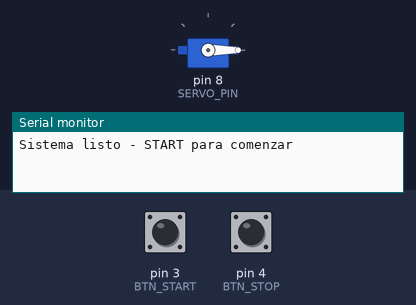
The sketch below on a simulated Arduino Uno, built with avr-gcc and run on an emulated ATmega328P. On the bench: servo, the last lines printed to the serial monitor. The inputs (shaded band) are chosen by the test bench; at power-on: pin 3 (BTN_START) HIGH, pin 4 (BTN_STOP) HIGH. No radio packets arrive unless stated.

Above: at 2.2 s.
2.3 s: pin 3 (BTN_START) pulled LOW for 0.15 s
At 3.5 s:
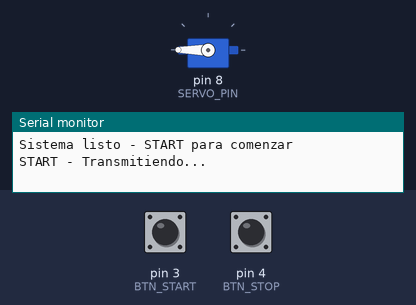
3.9 s: pin 4 (BTN_STOP) pulled LOW for 0.15 s
At 5.0 s:
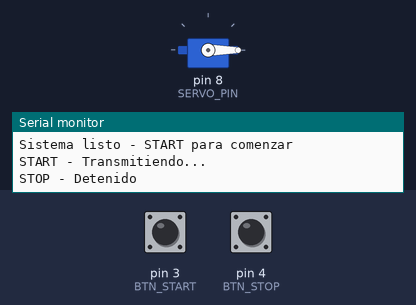
5.7 s: pin 3 (BTN_START) pulled LOW for 1 s
At 6.4 s:
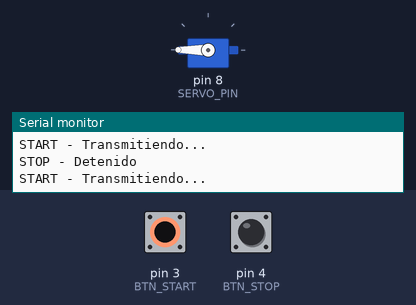
14.1 s: pin 4 (BTN_STOP) pulled LOW for 1 s
At 15.5 s:
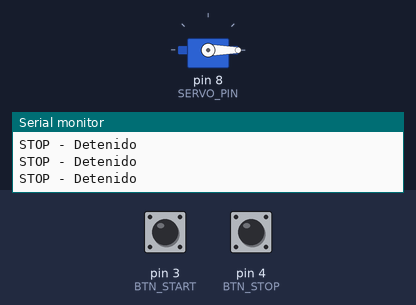
Timing chart, 0 to 17.1 s (numbered marks = the images above; inputs shaded):
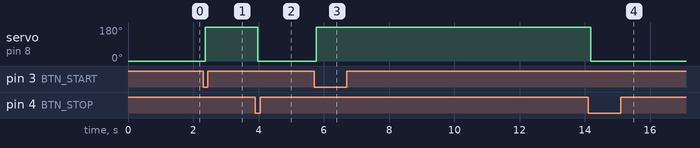

Measured:
- after the input at 2.3 s, servo on pin 8 (SERVO_PIN): 0° → 180° after 0.07 s
- after the input at 3.9 s, servo on pin 8 (SERVO_PIN): 180° → 0° after 0.07 s
- after the input at 5.7 s, servo on pin 8 (SERVO_PIN): 0° → 180° after 0.07 s
- after the input at 14.1 s, servo on pin 8 (SERVO_PIN): 180° → 0° after 0.08 s

The sketch:

cansat_tx_original.ino
```cpp
#include <LoRa.h>
#include <Servo.h>
#include <DHT.h>
#include <SoftwareSerial.h>


#define BTN_START 3
#define BTN_STOP 4
#define SERVO_PIN 8
#define DHT_PIN 6
#define GPS_TX A0
#define GPS_RX A1

// Objetos
Servo servo;
DHT dht(DHT_PIN, DHT22);

// Variables
enum SystemState {
  STATE_START,
  STATE_LAUNCH,
  STATE_END
};
const char* STATES[] = {
  "start",
  "launch",
  "end"
};
SystemState stateCurrent = STATE_START;
unsigned long timestamp = 0;
String ADMIN_KEY = "playboi";
String launch_id = "";
bool transmitting = false;
unsigned long lastSendTime = 0;
bool requesting_id = false;

// Variables para el parpadeo del LED
unsigned long lastBlinkTime = 0;
bool ledState = false;

// XOR Encryption
const byte XOR_KEYS[] = {0x2A, 0x4F, 0x31, 0x5C};
const int KEY_LENGTH = 4;


String xorEncrypt(const String& input) {
  String encrypted = "";
  for (int i = 0; i < input.length(); i++) {
    byte encryptedByte = input[i] ^ XOR_KEYS[i % KEY_LENGTH];
    // Convertir a hexadecimal para evitar caracteres problemáticos
    char hex[3];
    sprintf(hex, "%02X", encryptedByte);
    encrypted += hex;
  }
  return encrypted;
}

String xorDecrypt(const String& input) {
  String decrypted = "";
  for (int i = 0; i < input.length(); i += 2) {
    String hexByte = input.substring(i, i + 2);
    byte encryptedByte = strtol(hexByte.c_str(), NULL, 16);
    decrypted += (char)(encryptedByte ^ XOR_KEYS[(i/2) % KEY_LENGTH]);
  }
  return decrypted;
}

void setup() {
  Serial.begin(9600);
  delay(1000);

  // Configurar pines
  pinMode(BTN_START, INPUT_PULLUP);
  pinMode(BTN_STOP, INPUT_PULLUP);

  // Inicializar componentes
  servo.attach(SERVO_PIN);
  servo.write(0);
  dht.begin();

  // Inicializar LoRa
  LoRa.begin(433E6);
  Serial.println("Sistema listo - START para comenzar");
}

void loop() {
  // Leer botones
  start();
  stop();


  // Lógica de transmisión con control de tiempo
  unsigned long currentTime = millis();

  if (transmitting) {
    if (requesting_id) {
      // Solicitar ID cada 2 segundos
      if (currentTime - lastSendTime >= 2000) {
        cansatReqId();
        Serial.println("TX...REQUESTING_ID");
        lastSendTime = currentTime;
        delay(100);
        receive();

      }
    } else if (launch_id != "") {
      // Transmitir datos cada 1 segundo
      if (currentTime - lastSendTime >= 1000) {
        sendLaunchData();
        Serial.println("TX...LAUNCH_DATA");
        lastSendTime = currentTime;
      }
    } else {
      // Si no tenemos ID pero no estamos solicitando, comenzar a solicitar
      requesting_id = true;
      lastSendTime = currentTime;
    }
  }

  delay(50);
}

void start() {
  if (digitalRead(BTN_START) == LOW) {
    delay(50); // Debounce
    if (digitalRead(BTN_START) == LOW) {
      transmitting = true;
      requesting_id = true;
      lastSendTime = millis();
      moveServo(180);
      Serial.println("START - Transmitiendo...");
    }
  }
}

void stop() {
  if (digitalRead(BTN_STOP) == LOW) {
    delay(50); // Debounce
    if (digitalRead(BTN_STOP) == LOW) {
      transmitting = false;
      requesting_id = false;
      moveServo(0);
      launch_id = "";
      Serial.println("STOP - Detenido");
    }
  }
}

void sendLaunchData() {
  timestamp = millis();
  float temperature = dht.readTemperature();
  float humidity = dht.readHumidity();

  String message = "[" + ADMIN_KEY + "|" + launch_id + "|" + STATES[stateCurrent] + "|" + timestamp + "|";


  if (!isnan(temperature) && !isnan(humidity)) {
    message += String(temperature, 1) + "|";
    message += String(humidity, 1) + "]";
  }

  String encryptedMessage = xorEncrypt(message);

  LoRa.beginPacket();
  LoRa.print(encryptedMessage);
  LoRa.endPacket(true);
}

void cansatReqId() {
  String message = "[" + ADMIN_KEY + "-CANSAT_REQ_ID]";
  String encryptedMessage = xorEncrypt(message);

  LoRa.beginPacket();
  LoRa.print(encryptedMessage);
  LoRa.endPacket(true);
}

void receive () {
  if(LoRa.parsePacket() > 0) {
    String encryptedMessage = "";

    while(LoRa.available() ) {
      encryptedMessage += (char)LoRa.read();
    }

    String decryptedMessage = xorDecrypt(encryptedMessage);
    Serial.print("RX: ");
    Serial.println(decryptedMessage);

    if(decryptedMessage.startsWith("[" + ADMIN_KEY + "-CANSAT_REQ_ID-")) {
      int i1 = decryptedMessage.indexOf("-");
      int i2 = decryptedMessage.indexOf("-", i1 + 1);
      int i3 = decryptedMessage.indexOf("]", i2 + 1);
      launch_id = decryptedMessage.substring(i2 + 1, i3);
      requesting_id = false;
      Serial.println("LAUNCH ID: " + launch_id);
    }
  }
}

void moveServo(int angle) {
  servo.write(angle);
  delay(300);
}
```
